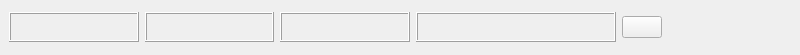
<ui version="4.0" >
 <class>ExpressionWidget</class>
 <widget class="QWidget" name="ExpressionWidget" >
  <property name="geometry" >
   <rect>
    <x>0</x>
    <y>0</y>
    <width>800</width>
    <height>55</height>
   </rect>
  </property>
  <property name="sizePolicy" >
   <sizepolicy>
    <hsizetype>7</hsizetype>
    <vsizetype>1</vsizetype>
    <horstretch>1</horstretch>
    <verstretch>0</verstretch>
   </sizepolicy>
  </property>
  <property name="minimumSize" >
   <size>
    <width>800</width>
    <height>55</height>
   </size>
  </property>
  <property name="maximumSize" >
   <size>
    <width>16777215</width>
    <height>55</height>
   </size>
  </property>
  <property name="windowTitle" >
   <string>Expression Widget</string>
  </property>
  <property name="toolTip" >
   <string/>
  </property>
  <property name="autoFillBackground" >
   <bool>false</bool>
  </property>
  <layout class="QHBoxLayout" >
   <property name="margin" >
    <number>9</number>
   </property>
   <property name="spacing" >
    <number>6</number>
   </property>
   <item>
    <widget class="QFrame" name="exprOpFrame" >
     <property name="sizePolicy" >
      <sizepolicy>
       <hsizetype>7</hsizetype>
       <vsizetype>0</vsizetype>
       <horstretch>0</horstretch>
       <verstretch>0</verstretch>
      </sizepolicy>
     </property>
     <property name="minimumSize" >
      <size>
       <width>100</width>
       <height>30</height>
      </size>
     </property>
     <property name="frameShape" >
      <enum>QFrame::Box</enum>
     </property>
     <property name="frameShadow" >
      <enum>QFrame::Raised</enum>
     </property>
    </widget>
   </item>
   <item>
    <widget class="QFrame" name="exprTermFrame" >
     <property name="sizePolicy" >
      <sizepolicy>
       <hsizetype>7</hsizetype>
       <vsizetype>0</vsizetype>
       <horstretch>0</horstretch>
       <verstretch>0</verstretch>
      </sizepolicy>
     </property>
     <property name="minimumSize" >
      <size>
       <width>100</width>
       <height>30</height>
      </size>
     </property>
     <property name="frameShape" >
      <enum>QFrame::Box</enum>
     </property>
     <property name="frameShadow" >
      <enum>QFrame::Raised</enum>
     </property>
    </widget>
   </item>
   <item>
    <widget class="QFrame" name="exprConditionFrame" >
     <property name="sizePolicy" >
      <sizepolicy>
       <hsizetype>7</hsizetype>
       <vsizetype>0</vsizetype>
       <horstretch>0</horstretch>
       <verstretch>0</verstretch>
      </sizepolicy>
     </property>
     <property name="minimumSize" >
      <size>
       <width>100</width>
       <height>30</height>
      </size>
     </property>
     <property name="frameShape" >
      <enum>QFrame::Box</enum>
     </property>
     <property name="frameShadow" >
      <enum>QFrame::Raised</enum>
     </property>
    </widget>
   </item>
   <item>
    <widget class="QFrame" name="exprParamFrame" >
     <property name="sizePolicy" >
      <sizepolicy>
       <hsizetype>7</hsizetype>
       <vsizetype>0</vsizetype>
       <horstretch>0</horstretch>
       <verstretch>0</verstretch>
      </sizepolicy>
     </property>
     <property name="minimumSize" >
      <size>
       <width>200</width>
       <height>30</height>
      </size>
     </property>
     <property name="frameShape" >
      <enum>QFrame::Box</enum>
     </property>
     <property name="frameShadow" >
      <enum>QFrame::Raised</enum>
     </property>
    </widget>
   </item>
   <item>
    <widget class="QPushButton" name="deleteExprButton" >
     <property name="sizePolicy" >
      <sizepolicy>
       <hsizetype>0</hsizetype>
       <vsizetype>0</vsizetype>
       <horstretch>0</horstretch>
       <verstretch>0</verstretch>
      </sizepolicy>
     </property>
     <property name="minimumSize" >
      <size>
       <width>16</width>
       <height>16</height>
      </size>
     </property>
     <property name="toolTip" >
      <string>Delete this expression</string>
     </property>
     <property name="text" >
      <string/>
     </property>
     <property name="icon" >
      <iconset resource="../images.qrc" >:/images/delete.png</iconset>
     </property>
    </widget>
   </item>
   <item>
    <spacer>
     <property name="orientation" >
      <enum>Qt::Horizontal</enum>
     </property>
     <property name="sizeHint" >
      <size>
       <width>40</width>
       <height>20</height>
      </size>
     </property>
    </spacer>
   </item>
  </layout>
 </widget>
 <resources>
  <include location="../images.qrc" />
 </resources>
 <connections/>
</ui>
